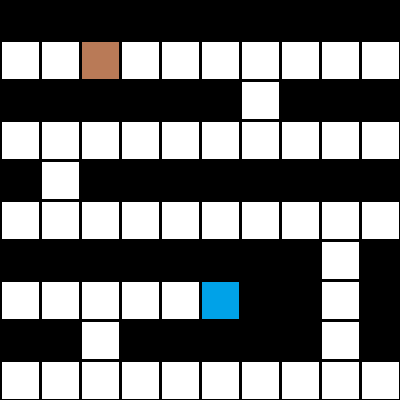
#> input picture path finding/test_images/test_image8.png, 400 x 400 px
$ python astar4waywithpath.py   (Python 2 division)
#> lines starting #> are read from the running program, lines starting #| are printed output that depends on the picture; after the words box and inside, x2 and y2 are one past the last pixel; in counts of white or black regions, pixels touching at a corner belong together
import cv2
import numpy as np
from heapq import *
p=[]
c=0
gorow=[0]*10
gocol=[0]*10
goal=[0]*10
loop=0
n=2   #need to change as per the given target
rpath=[]
img=cv2.imread('test_images/test_image8.png')  #read the image
#> img is the input picture: shape (400, 400, 3); mean B, G, R 111.8, 111.5, 110.7
def h(a,b):
   return (b[0]-a[0])+(b[1]-a[1])
# [108 lines left out: functions astar, astar2, not called in this run]

def center(lw,hi,c):
#> called with lw = 120, hi = 130, c = 0
    mask = cv2.inRange(img, np.array([0,lw,0]), np.array([255,hi,255]))
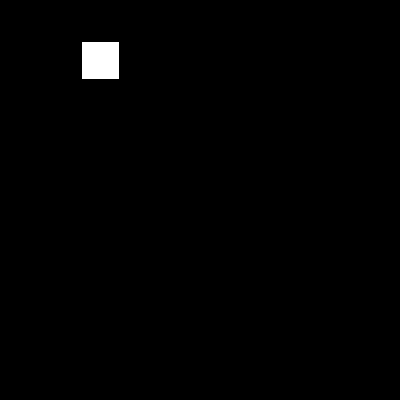
#> mask: shape (400, 400); 0.86% white; 1 white region, box (x1, y1, x2, y2) and area: (82, 42, 119, 79) 1369
    contours, hierarchy = cv2.findContours(mask,cv2.RETR_TREE,cv2.CHAIN_APPROX_SIMPLE)
#> contours = [[[82, 42], [82, 78], [118, 78], [118, 42]]]
    M = cv2.moments(contours[c])
#> M = moments, m00 1296, centre m10/m00, m01/m00 = (100, 60)
    cx = int(M['m10']/M['m00'])
#> cx = 100
    cy = int(M['m01']/M['m00'])
#> cy = 60
    return (cx,cy)
strow,stcol = center(120,130,c)
#> strow = 100; stcol = 60
for x in range(0,n):
#> (the run stopped early here; a loop or call above may not have finished)

$ run again, with path finding/test_images/test_image3.png copied over path finding/test_images/test_image8.png
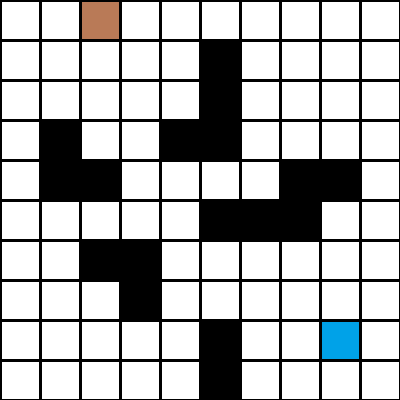
#> input picture path finding/test_images/test_image3.png, 400 x 400 px
#> img is the input picture: shape (400, 400, 3); mean B, G, R 179.5, 179.2, 178.3
#> in center, `mask = cv2.inRange(img, np.array([0,lw,0]), np.array([255,hi,255]))`:
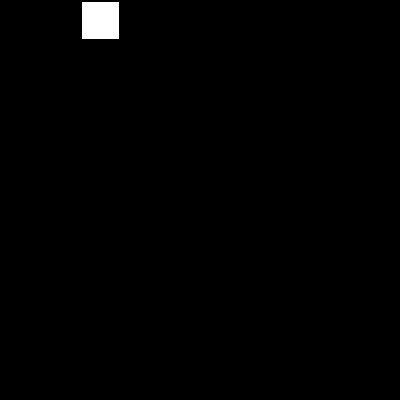
#> mask: shape (400, 400); 0.86% white; 1 white region, box (x1, y1, x2, y2) and area: (82, 2, 119, 39) 1369
#> contours = [[[82, 2], [82, 38], [118, 38], [118, 2]]]
#> M = moments, m00 1296, centre m10/m00, m01/m00 = (100, 20)
#> cx = 100
#> cy = 20
#> strow = 100; stcol = 20

$ run again, with path finding/test_images/test_image4.png copied over path finding/test_images/test_image8.png
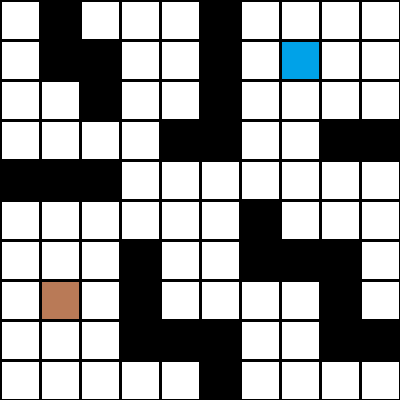
#> input picture path finding/test_images/test_image4.png, 400 x 400 px
#> img is the input picture: shape (400, 400, 3); mean B, G, R 157.6, 157.3, 156.5
#> in center, `mask = cv2.inRange(img, np.array([0,lw,0]), np.array([255,hi,255]))`:
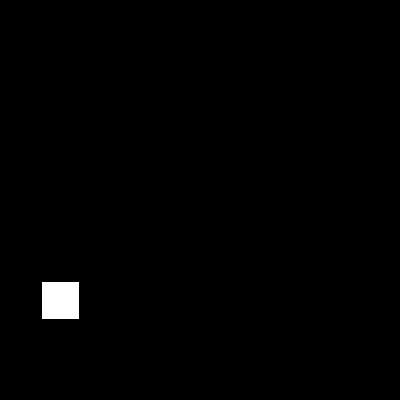
#> mask: shape (400, 400); 0.86% white; 1 white region, box (x1, y1, x2, y2) and area: (42, 282, 79, 319) 1369
#> contours = [[[42, 282], [42, 318], [78, 318], [78, 282]]]
#> M = moments, m00 1296, centre m10/m00, m01/m00 = (60, 300)
#> cx = 60
#> cy = 300
#> strow = 60; stcol = 300
